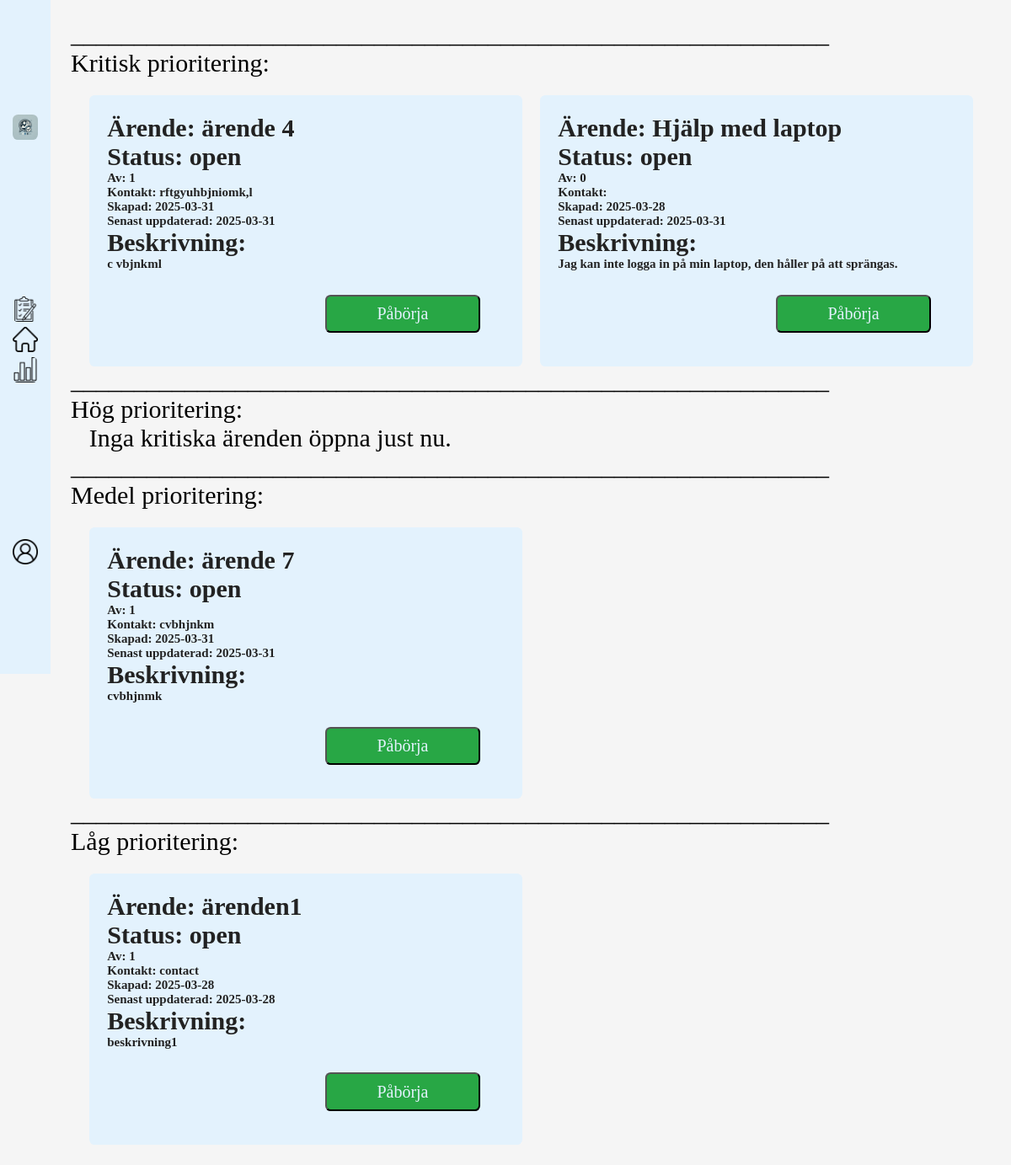
/home.php (signed in), run on the app's committed database.
### tables this page shows
CREATE TABLE `tblmatters` (
  `id` int(11) NOT NULL,
  `matters` text NOT NULL,
  `beskrivning` text NOT NULL,
  `status` enum('open','ongoing','pending','complete') NOT NULL,
  `priority` enum('low','medium','high','critical') NOT NULL,
  `rapport` int(11) NOT NULL,
  `shared` int(11) NOT NULL,
  `contact` text NOT NULL,
  `comment` text NOT NULL,
  `created` date NOT NULL DEFAULT current_timestamp(),
  `update` date NOT NULL,
  `end` date NOT NULL
);

### home.php (the view, shortened to what this page needs)
<?php
include "db_connect.php";
if(isset($_SESSION['id']) && isset($_SESSION['username'])){
?>
<!DOCTYPE html>
<html lang="en">
<head>
    <link rel="stylesheet" href="style.css">
</head>
<body>
    <header>
            <img src="images/Logo.webp" alt="logo">
            <img src="images/Icons/task.png" alt="task" onclick="location.href='task.php'">
            <img src="images/Icons/home.png" alt="home" onclick="location.href='home.php'">
            <img src="images/Icons/bar-chart.png" alt="bar-chart" onclick="location.href='Charts.php'">
            <img src="images/Icons/user.png" alt="user" onclick="location.href='Profile.php'">
    </header>
    <div class="rest">
    ____________________________________________________________
    <br>Kritisk prioritering:
    <div class="box">
        <?php
        $sql = "SELECT * FROM tblmatters WHERE status='open' AND priority='critical' ORDER BY created DESC";
        $result = mysqli_query($conn, $sql);
        if ($result && mysqli_num_rows($result) > 0) {
            while($row = mysqli_fetch_assoc($result)){
        ?>
                <div class="StatusUpdate">
                    <h2>Ärende: <?= htmlspecialchars($row['matters']) ?></h2>
                    <h2>Status: <?= htmlspecialchars($row['status']) ?></h2>
                    Av: <?= htmlspecialchars($row['rapport']) ?><br>
                    Kontakt: <?= htmlspecialchars($row['contact']) ?><br>
                    Skapad: <?= htmlspecialchars($row['created']) ?><br>
                    Senast uppdaterad: <?= htmlspecialchars($row['update']) ?><br>
                    <h2>Beskrivning:</h2> <?= nl2br(htmlspecialchars($row['beskrivning'])) ?>
                    <div class="right">
                        <form action="home.php" method="POST">
                            <input type="submit" name="btnStart" value="Påbörja">
                        </form>
                    </div>
                </div>
        <?php
            }
        } else {
            echo "<p>Inga kritiska ärenden öppna just nu.</p>";
        }
        ?>
    </div>
    ____________________________________________________________
    <br>Hög prioritering:
    <div class="box">
        <?php
        $sql = "SELECT * FROM tblmatters WHERE status='open' AND priority='high' ORDER BY created DESC";
        $result = mysqli_query($conn, $sql);
        if ($result && mysqli_num_rows($result) > 0) {
            while($row = mysqli_fetch_assoc($result)){
        ?>
                <div class="StatusUpdate">
                    <h2>Ärende: <?= htmlspecialchars($row['matters']) ?></h2>
                    <h2>Status: <?= htmlspecialchars($row['status']) ?></h2>
                    Av: <?= htmlspecialchars($row['rapport']) ?><br>
                    Kontakt: <?= htmlspecialchars($row['contact']) ?><br>
                    Skapad: <?= htmlspecialchars($row['created']) ?><br>
                    Senast uppdaterad: <?= htmlspecialchars($row['update']) ?><br>
                    <h2>Beskrivning:</h2> <?= nl2br(htmlspecialchars($row['beskrivning'])) ?>
                    <div class="right">
                        <form action="home.php" method="POST">
                            <input type="hidden" name="matter_id" value="<?= (int)$row['id'] ?>">
                            <input type="submit" name="btnStart" value="Påbörja">
                        </form>
                    </div>
                </div>
        <?php
            }
        } else {
            echo "<p>Inga kritiska ärenden öppna just nu.</p>";
        }
        ?>
    </div>
    ____________________________________________________________
    <br>Medel prioritering:
    <div class="box">
        <?php
        $sql = "SELECT * FROM tblmatters WHERE status='open' AND priority='medium' ORDER BY created DESC";
        $result = mysqli_query($conn, $sql);
        if ($result && mysqli_num_rows($result) > 0) {
            while($row = mysqli_fetch_assoc($result)){
        ?>
                <div class="StatusUpdate">
                    <h2>Ärende: <?= htmlspecialchars($row['matters']) ?></h2>
                    <h2>Status: <?= htmlspecialchars($row['status']) ?></h2>
                    Av: <?= htmlspecialchars($row['rapport']) ?><br>
                    Kontakt: <?= htmlspecialchars($row['contact']) ?><br>
                    Skapad: <?= htmlspecialchars($row['created']) ?><br>
                    Senast uppdaterad: <?= htmlspecialchars($row['update']) ?><br>
                    <h2>Beskrivning:</h2> <?= nl2br(htmlspecialchars($row['beskrivning'])) ?>
                    <div class="right">
                        <form action="home.php" method="POST">
                            <input type="submit" name="btnStart" value="Påbörja">
                        </form>
                    </div>
                </div>
        <?php
            }
        } else {
            echo "<p>Inga kritiska ärenden öppna just nu.</p>";
        }
        ?>
    </div>
    ____________________________________________________________
    <br>Låg prioritering:
    <div class="box">
        <?php
        $sql = "SELECT * FROM tblmatters WHERE status='open' AND priority='low' ORDER BY created DESC";
        $result = mysqli_query($conn, $sql);
        if ($result && mysqli_num_rows($result) > 0) {
            while($row = mysqli_fetch_assoc($result)){
        ?>
                <div class="StatusUpdate">
                    <h2>Ärende: <?= htmlspecialchars($row['matters']) ?></h2>
                    <h2>Status: <?= htmlspecialchars($row['status']) ?></h2>
                    Av: <?= htmlspecialchars($row['rapport']) ?><br>
                    Kontakt: <?= htmlspecialchars($row['contact']) ?><br>
                    Skapad: <?= htmlspecialchars($row['created']) ?><br>
                    Senast uppdaterad: <?= htmlspecialchars($row['update']) ?><br>
                    <h2>Beskrivning:</h2> <?= nl2br(htmlspecialchars($row['beskrivning'])) ?>
                    <div class="right">
                        <form action="home.php" method="POST">
                            <input type="submit" name="btnStart" value="Påbörja">
                        </form>
                    </div>
                </div>
        <?php
            }
        } else {
            echo "<p>Inga kritiska ärenden öppna just nu.</p>";
        }
        ?>
    </div>
</div>
</body>
</html>
<?php
} else {
    header("Location: index.php");
    exit();
}
?>

### style.css (style rules this page uses)
* { padding: 0; margin: 0; box-sizing: border-box; font-family: "Tienne", serif; font-weight: 400; font-style: normal; }
body { background-color: #F5F5F5; display: flex; flex-direction: row; }
header { position: sticky; left: 0px; top: 0px; width: 5vw; height: 100vh; background-color: #E3F2FD; display: flex; flex-direction: column; text-align: center; align-content: center; justify-content: center; justify-items: center; align-items: center; }
header img { width: 30px; height: 30px; margin-top: 10%; border-radius: .4rem; }
.rest { background-color: #F5F5F5; position: relative; height: auto; width: 95vw; right: 0%; color: black; display: flex; flex-direction: column; justify-content: center; padding: 2%; font-size: 30px; }
.box { position: relative; margin-left: 2%; gap: 2%; display: flex; flex-wrap: wrap; max-width: 95vw; height: auto; color: black; }
.StatusUpdate { display: flex; flex-direction: column; background-color: #E3F2FD; max-width: 48%; min-width: 48%; border-radius: .4rem; padding: 2%; margin-top: 2%; font-weight: 700; font-size: 15px; color: #222222 ; }
.StatusUpdate h2 { font-weight: 700; font-size: 30px; }
.right { margin-top: 2%; margin-right: 2%; position: relative; text-align: right; }
.right input[type=submit] { width: 40%; border-radius: .4rem; background-color: #28A745; }
input[type=submit] { width: 80%; padding: 2%; margin-left: auto; margin-right: auto; background-color: #007AFF; border-radius: .4rem; font-size: 20px; color: #E3F2FD; margin: 4%; }

### data on the page
tblmatters: matters "ärende 4", status "open", rapport "1", contact "rftgyuhbjniomk,l", created "2025-03-31", update "2025-03-31", beskrivning "c vbjnkml"
tblmatters: matters "Hjälp med laptop", status "open", rapport "0", created "2025-03-28", update "2025-03-31", beskrivning "Jag kan inte logga in på min laptop, den håller på att sprängas."
tblmatters: matters "ärende 7", status "open", rapport "1", contact "cvbhjnkm", created "2025-03-31", update "2025-03-31", beskrivning "cvbhjnmk"
tblmatters: matters "ärenden1", status "open", rapport "1", contact "contact", created "2025-03-28", update "2025-03-28", beskrivning "beskrivning1"
